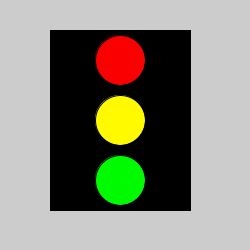
Frame 1 (no input)
Frame 60 (the mouse pressed at the canvas centre just before this capture): identical to frame 1, image omitted
Frame 120 (the mouse held since frame 60 and released just before this capture): identical to frame 1, image omitted

The Processing sketch that drew this single still picture (run headless with seeded random() and noise(); from frame 60 on, the mouse is pressed at the canvas centre):

// Processing sketch: processing_127011
// ── processing_127011.pde

void setup() {  //setup function called initially, only once
  size(250, 250);
  
}

void draw() {  //draw function loops 
 
 
  fill(00,00,00);
  rect(50,30,140,180);
  
   fill(250,00,00);
  ellipse(120,60,50,50);
  
  fill(255,250,0);
  ellipse(120,120,50,50);
  
  fill(00,250,00);
  ellipse(120,180,50,50);
  
  }
 
